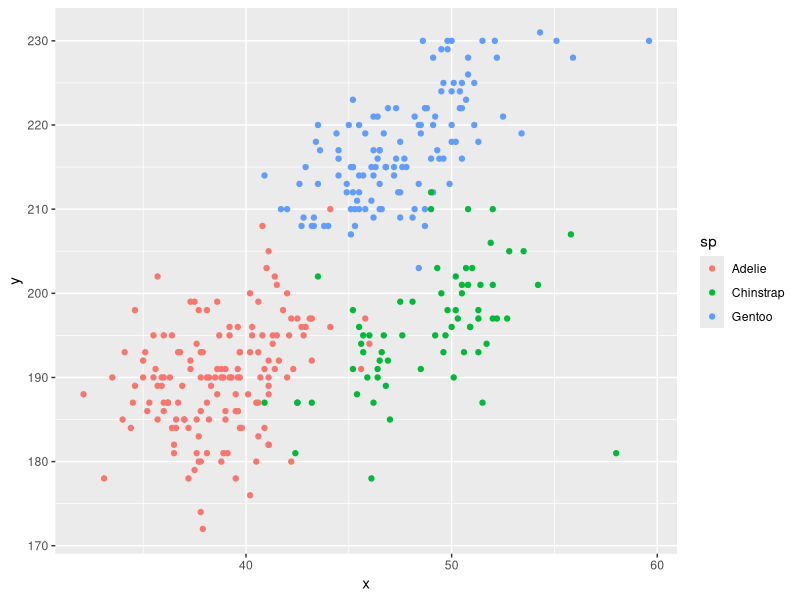
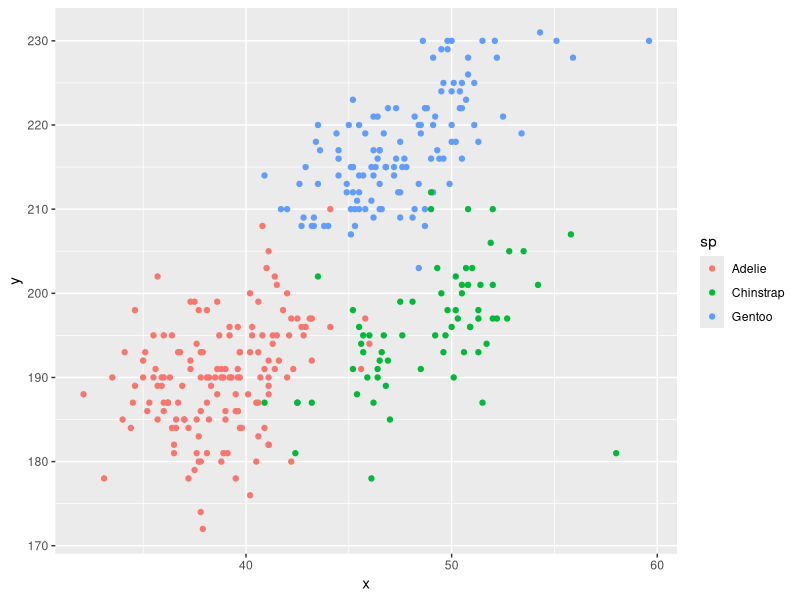

Generate these figures, in order, with R:
## ---- chunk 1
library(tidyverse)
## ---- chunk 2
data("penguins", package = "palmerpenguins")
nrow(penguins)
ncol(penguins)
summary(penguins)
## ---- chunk 3
plot_fb = tibble(
  x = pull(penguins, bill_length_mm),
  y = pull(penguins, flipper_length_mm)
)
sp = pull(penguins, species)
ggplot(plot_fb, aes(x = x, y = y, color = sp)) + geom_point()
ggsave("first_scatterplot.pdf")
## ---- chunk 4
dataframe = tibble(
  vec_numeric = rnorm(10, sd = 1),
  vec_logical = vec_numeric > 0,
  vec_char = c("A","B", "C", "D", "E", "F", "G", "H", "I", "J"),
  vec_factor = factor(c("Low", "Middle", "High", "Low", "Middle", "High", "Low", "Middle", "High","High"))
)
## ---- chunk 5
mean(pull(dataframe, vec_numeric))
mean(pull(dataframe, vec_logical))
mean(pull(dataframe, vec_char))
mean(pull(dataframe, vec_factor))
